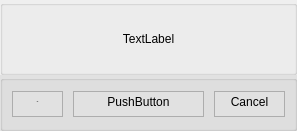
<?xml version="1.0" encoding="UTF-8"?>
<ui version="4.0">
 <class>MessageBox</class>
 <widget class="QDialog" name="MessageBox">
  <property name="geometry">
   <rect>
    <x>0</x>
    <y>0</y>
    <width>256</width>
    <height>131</height>
   </rect>
  </property>
  <property name="windowTitle">
   <string>Dialog</string>
  </property>
  <layout class="QGridLayout" name="gridLayout">
   <property name="leftMargin">
    <number>0</number>
   </property>
   <property name="topMargin">
    <number>0</number>
   </property>
   <property name="rightMargin">
    <number>0</number>
   </property>
   <property name="bottomMargin">
    <number>0</number>
   </property>
   <property name="spacing">
    <number>0</number>
   </property>
   <item row="0" column="0">
    <layout class="QVBoxLayout" name="verticalLayout">
     <property name="spacing">
      <number>0</number>
     </property>
     <item>
      <widget class="QGroupBox" name="groupBox_2">
       <property name="title">
        <string/>
       </property>
       <property name="alignment">
        <set>Qt::AlignLeading|Qt::AlignLeft|Qt::AlignTop</set>
       </property>
       <layout class="QHBoxLayout" name="horizontalLayout_2">
        <property name="spacing">
         <number>0</number>
        </property>
        <property name="leftMargin">
         <number>16</number>
        </property>
        <property name="topMargin">
         <number>10</number>
        </property>
        <property name="rightMargin">
         <number>16</number>
        </property>
        <property name="bottomMargin">
         <number>10</number>
        </property>
        <item>
         <widget class="QLabel" name="message">
          <property name="font">
           <font>
            <family>Segoe UI</family>
            <pointsize>9</pointsize>
           </font>
          </property>
          <property name="styleSheet">
           <string notr="true"/>
          </property>
          <property name="text">
           <string>TextLabel</string>
          </property>
          <property name="alignment">
           <set>Qt::AlignCenter</set>
          </property>
         </widget>
        </item>
       </layout>
      </widget>
     </item>
     <item>
      <widget class="QGroupBox" name="groupBox">
       <property name="maximumSize">
        <size>
         <width>16777215</width>
         <height>56</height>
        </size>
       </property>
       <property name="styleSheet">
        <string notr="true">QGroupBox {
background-color: rgb(225, 225, 225);
}</string>
       </property>
       <property name="title">
        <string/>
       </property>
       <layout class="QGridLayout" name="gridLayout_2">
        <property name="spacing">
         <number>10</number>
        </property>
        <item row="0" column="0">
         <layout class="QHBoxLayout" name="horizontalLayout">
          <item>
           <spacer name="horizontalSpacer">
            <property name="orientation">
             <enum>Qt::Horizontal</enum>
            </property>
            <property name="sizeHint" stdset="0">
             <size>
              <width>149</width>
              <height>13</height>
             </size>
            </property>
           </spacer>
          </item>
          <item>
           <widget class="QPushButton" name="ok">
            <property name="minimumSize">
             <size>
              <width>51</width>
              <height>26</height>
             </size>
            </property>
            <property name="maximumSize">
             <size>
              <width>51</width>
              <height>26</height>
             </size>
            </property>
            <property name="font">
             <font>
              <family>Segoe UI</family>
              <pointsize>-1</pointsize>
              <weight>75</weight>
              <italic>false</italic>
              <bold>true</bold>
             </font>
            </property>
            <property name="styleSheet">
             <string notr="true">QPushButton {
  border: 1px solid #ADADAD;
  opacity: 1;
  text-align: center;
  font: BOLD 13px &quot;Segoe UI&quot;;
  color: #000000;
  background: #E1E1E1;
  margin: 0;
  padding-bottom:4px;
}
QPushButton:hover{
  color: #000000;
  background-color: #E5F1FB;
  border-color: #0078D7;
}
QPushButton:focus{
  #box-shadow: none, 0 0 0 0.2rem rgba(0, 188, 212, 0.5);
}
QPushButton:disabled {
  color: #ffffff;
  background-color: #00bcd4;
  border-color: #00bcd4;
}</string>
            </property>
            <property name="text">
             <string>OK</string>
            </property>
           </widget>
          </item>
          <item>
           <widget class="QPushButton" name="No">
            <property name="minimumSize">
             <size>
              <width>131</width>
              <height>26</height>
             </size>
            </property>
            <property name="maximumSize">
             <size>
              <width>131</width>
              <height>26</height>
             </size>
            </property>
            <property name="styleSheet">
             <string notr="true">QPushButton {
  border: 1px solid #ADADAD;
  opacity: 1;
  text-align: center;
  font: BOLD 13px &quot;Segoe UI&quot;;
  color: #000000;
  background: #E1E1E1;
  margin: 0;
  padding-bottom:4px;
}
QPushButton:hover{
  color: #000000;
  background-color: #E5F1FB;
  border-color: #0078D7;
}
QPushButton:focus{
  #box-shadow: none, 0 0 0 0.2rem rgba(0, 188, 212, 0.5);
}
QPushButton:disabled {
  color: #ffffff;
  background-color: #00bcd4;
  border-color: #00bcd4;
}</string>
            </property>
            <property name="text">
             <string>PushButton</string>
            </property>
           </widget>
          </item>
          <item>
           <widget class="QPushButton" name="cancel">
            <property name="minimumSize">
             <size>
              <width>71</width>
              <height>26</height>
             </size>
            </property>
            <property name="maximumSize">
             <size>
              <width>71</width>
              <height>26</height>
             </size>
            </property>
            <property name="styleSheet">
             <string notr="true">QPushButton {
  border: 1px solid #ADADAD;
  opacity: 1;
  text-align: center;
  font: BOLD 13px &quot;Segoe UI&quot;;
  color: #000000;
  background: #E1E1E1;
  margin: 0;
  padding-bottom:4px;
}
QPushButton:hover{
  color: #000000;
  background-color: #E5F1FB;
  border-color: #0078D7;
}
QPushButton:focus{
  #box-shadow: none, 0 0 0 0.2rem rgba(0, 188, 212, 0.5);
}
QPushButton:disabled {
  color: #ffffff;
  background-color: #00bcd4;
  border-color: #00bcd4;
}</string>
            </property>
            <property name="text">
             <string>Cancel</string>
            </property>
           </widget>
          </item>
         </layout>
        </item>
       </layout>
      </widget>
     </item>
    </layout>
   </item>
  </layout>
 </widget>
 <resources/>
 <connections/>
</ui>
